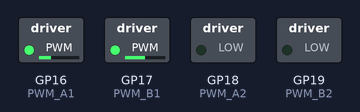
This program was run on a simulated Raspberry Pi Pico running MicroPython. Shown: switched loads named in the program (green lamp = pin HIGH).

Above: at 2.1 s.
Timing chart, 0 to 3.6 s (numbered marks = the images above):
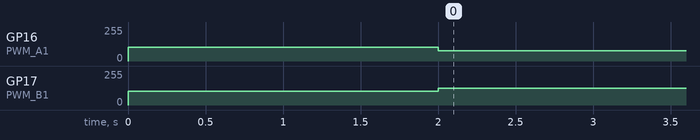

The program:

sumo.py
```python
from machine import Pin , PWM
import time
# define the GPIO pins to which the device sensor outputs are connected
sensor1 = Pin(4, Pin.IN)
sensor2 = Pin(5, Pin.IN)
# Define pins and frequency for PWM (Pulse Width Modulation)
PWM_A1 = PWM(Pin(16))
PWM_A2 = PWM(Pin(18))
PWM_B1 = PWM(Pin(17))
PWM_B2 = PWM(Pin(19))
PWM_FREQ = 1000
PWM_A1.freq(PWM_FREQ)
PWM_B1.freq(PWM_FREQ)
PWM_A2.freq(PWM_FREQ)
PWM_B2.freq(PWM_FREQ)

def move_motor(motor, speed):
    """
    Move the motor in the specified direction and speed.
    :param motor: motor identifier (string) "A" or "B"
    :param speed: motor speed, range -100 to 100
    """
    # If motor A is selected
    if motor == "A":
        # If speed is positive, set PWM_A1 duty cycle and PWM_A2 duty cycle to 0
        if speed > 0:
            PWM_A1.duty_u16(int((speed / 100) * 65535))
            PWM_A2.duty_u16(0)
        # If speed is negative, set PWM_A1 duty cycle to 0 and PWM_A2 duty cycle to speed
        elif speed < 0:
            speed = abs(speed)
            PWM_A1.duty_u16(0)
            PWM_A2.duty_u16(int((speed / 100) * 65535))
        # If speed is 0, set both PWM_A1 and PWM_A2 duty cycle to 0
        else:
            PWM_A1.duty_u16(0)
            PWM_A2.duty_u16(0)
            speed = 0
    # If motor B is selected
    elif motor == "B":
        # If speed is positive, set PWM_B1 duty cycle and PWM_B2 duty cycle to 0
        if speed > 0:
            PWM_B1.duty_u16(int((speed / 100) * 65535))
            PWM_B2.duty_u16(0)
        # If speed is negative, set PWM_B1 duty cycle to 0 and PWM_B2 duty cycle to speed
        elif speed < 0:
            speed = abs(speed)
            PWM_B1.duty_u16(0)
            PWM_B2.duty_u16(int((speed / 100) * 65535))
        # If speed is 0, set both PWM_B1 and PWM_B2 duty cycle to 0
        else:
            PWM_B1.duty_u16(0)
            PWM_B2.duty_u16(0)
            speed = 0
turn = 1
move_motor("A", 40)
move_motor("B", 40)
time.sleep(2)
while True:
    # read sensor values
    sensor1_value = sensor1.value()
    sensor2_value = sensor2.value()

    # controlling motors according to sensor values
    if sensor1_value == 0 and sensor2_value == 1:
        move_motor("A", 50)
        move_motor("B", 30)
        time.sleep(0.1)
        turn = 1
    elif sensor1_value == 1 and sensor2_value == 0:
        move_motor("A", 30)
        move_motor("B", 50)
        time.sleep(0.1)
        turn = 2
    elif sensor1_value == 0 and sensor2_value == 0:
        move_motor("A", 80)
        move_motor("B", 80)
        time.sleep(0.1)
    else:
        if turn == 2:
            move_motor("A", -40)
            move_motor("B", 40)
            time.sleep(0.1)
        elif turn == 1:
            move_motor("A", 40)
            move_motor("B", -40)
            time.sleep(0.1)

    # a short cooldown
    time.sleep(0.1)
```

Measured:
- by itself, GP16 (PWM_A1): 102/255 → 76/255 at 2.0 s
- by itself, GP17 (PWM_B1): 102/255 → 127/255 at 2.0 s
